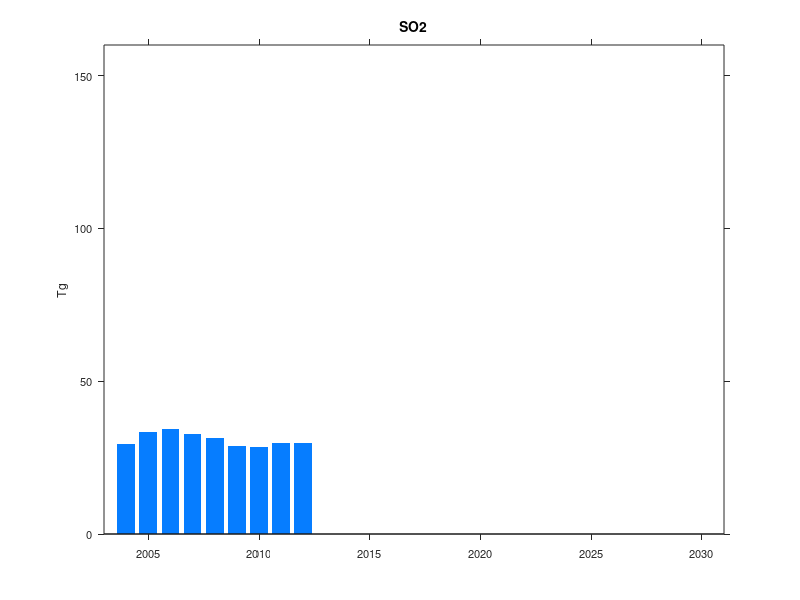
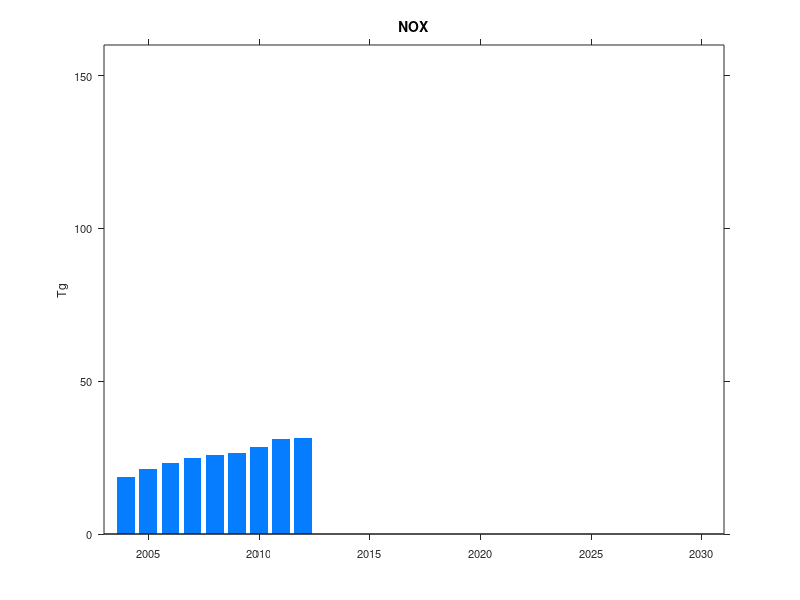
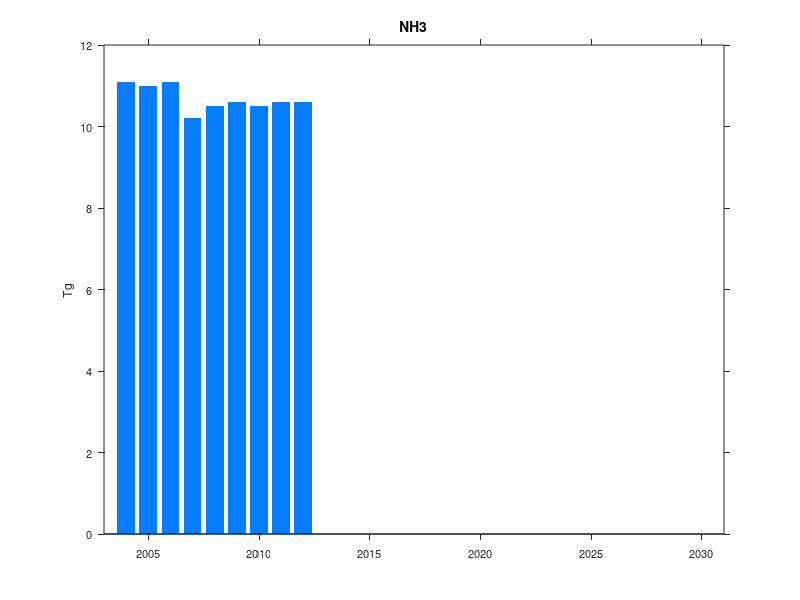
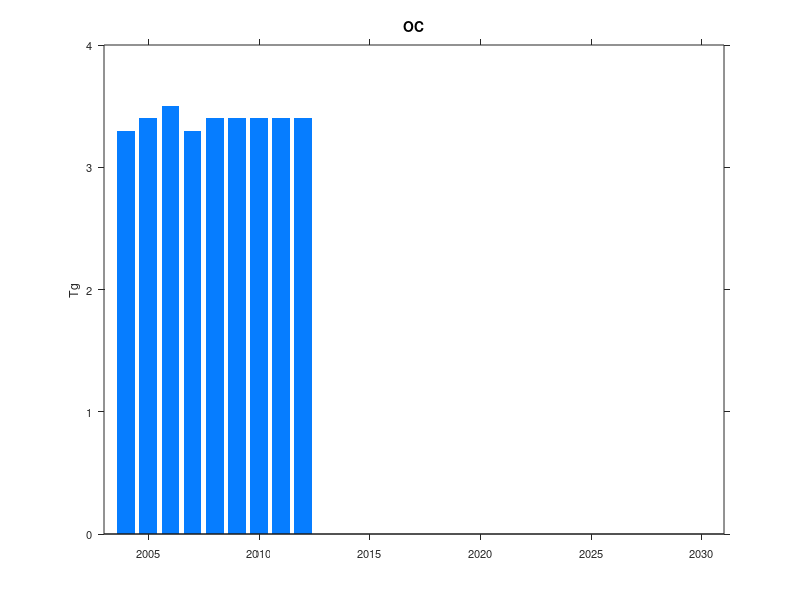

Recreate these plots in MATLAB, in order. (Note: this script raises an error after producing the figures.)
clear all
close all
clc

r = {'BJ','TJ','HE','SX','SD','NM','LN','JL','HL','SH','JS','ZJ','AH','FJ','HA','HB','HN','JX','SC','CQ','SN','GS','QH','NX','XJ','GD','GX','YN','GZ','HI'};


%% data from Geng (AGU powerpoint)
% G. Geng, Q. Zhang, A. van Donkelaar, R. V. Martin, and K. He, "Time 
% series of satellite-based fine particulate matter (PM2.5) concentrations 
% over China: 2004-2012," in AGU annual meeting, 2013.

yr_geng = 2004:2012;
SO2_geng = [29.5 33.5 34.3 32.6 31.3 28.9 28.5 29.8 29.7];
NOX_geng = [18.5 21.2 23.1 25 26 26.5 28.5 31 31.5];
NH3_geng = [11.1 	11.0 	11.1 	10.2 	10.5 	10.6 	10.5 	10.6 	10.6];
OC_geng = [3.3 	3.4 	3.5 	3.3 	3.4 	3.4 	3.4 	3.4 	3.4];
BC_geng = [1.6 	1.7 	1.8 	1.7 	1.8 	1.8 	1.8 	1.8 	1.8];


figure(1); clf;
bar(yr_geng, SO2_geng, 'facec', [6 125 255]/255, 'edge', 'none');
set(gca, 'fontsize', 8);
ylim([0 160]);
xlim([2003 2031]);
set(gca, 'xtick', [2005 2010:5:2030]);
set(gca, 'tickdir', 'out');
title('SO2', 'fontsize', 10);
ylabel('Tg');
set(gcf, 'unit', 'inch', 'pos', [0.3646    5.9167    4.0000    3.0000]);

figure(2); clf;
bar(yr_geng, NOX_geng, 'facec', [6 125 255]/255, 'edge', 'none');
set(gca, 'fontsize', 8);
ylim([0 160]);
xlim([2003 2031]);
set(gca, 'xtick', [2005 2010:5:2030]);
set(gca, 'tickdir', 'out');
title('NOX', 'fontsize', 10);
ylabel('Tg');
set(gcf, 'unit', 'inch', 'pos', [4.5833    5.9167    4.0000    3.0000]);

figure(3); clf;
bar(yr_geng, NH3_geng, 'facec', [6 125 255]/255, 'edge', 'none');
set(gca, 'fontsize', 8);
ylim([0 12]);
xlim([2003 2031]);
set(gca, 'xtick', [2005 2010:5:2030]);
set(gca, 'tickdir', 'out');
title('NH3', 'fontsize', 10);
ylabel('Tg');
set(gcf, 'unit', 'inch', 'pos', [0.3646    1.9479    4.0000    3.0000]);

figure(4); clf;
bar(yr_geng, OC_geng, 'facec', [6 125 255]/255, 'edge', 'none');
set(gca, 'fontsize', 8);
ylim([0 4]);
xlim([2003 2031]);
set(gca, 'xtick', [2005 2010:5:2030]);
set(gca, 'tickdir', 'out');
title('OC', 'fontsize', 10);
ylabel('Tg');
set(gcf, 'unit', 'inch', 'pos', [4.5833    1.9479    4.0000    3.0000]);

figure(5); clf;
bar(yr_geng, BC_geng, 'facec', [6 125 255]/255, 'edge', 'none');
set(gca, 'fontsize', 8);
ylim([0 2]);
xlim([2003 2031]);
set(gca, 'xtick', [2005 2010:5:2030]);
set(gca, 'tickdir', 'out');
title('BC', 'fontsize', 10);
ylabel('Tg');
set(gcf, 'unit', 'inch', 'pos', [8.7917    1.9479    4.0000    3.0000]);



%% Emissions in CREM
yr = [2007, 2010:5:2030];

gdx_filename = 'result_urban_exo.gdx';
[urban, urban_id] = getgdx(gdx_filename, 'urban');
SO2 = squeeze(urban(strcmp('SO2', urban_id{1}),:,:,:));
SO2_r = squeeze(sum(SO2,2));
SO2_n = sum(SO2_r);
NOX = squeeze(urban(strcmp('NOX', urban_id{1}),:,:,:));
NOX_r = squeeze(sum(NOX,2));
NOX_n = sum(NOX_r);

[egyreport2, egyreport2_id] = getgdx(gdx_filename, 'egyreport2');
col_consumption = squeeze(egyreport2(1,:,strcmp('COL', egyreport2_id{3}),1:30));
col_consumption_n = sum(col_consumption,2);
[report, report_id] = getgdx(gdx_filename, 'report');
egycons = squeeze(report(strcmp('egycons', report_id{1}),:,1:30));
egycons_n = sum(egycons,2);
col_share_n = col_consumption_n./egycons_n;

figure(1); hold on;
plot(yr, SO2_n, 'r^-', 'markersize', 5);

figure(2); hold on;
plot(yr, NOX_n, 'r^-', 'markersize', 5);

figure(3); hold on;
plot(yr, col_consumption_n/1e3, 'r^-', 'markersize', 5);

figure(4); hold on;
plot(yr, col_share_n, 'r^-', 'markersize', 5);


% ==============================
gdx_filename = 'result_egyint_n.gdx';
[urban, urban_id] = getgdx(gdx_filename, 'urban');
SO2 = squeeze(urban(strcmp('SO2', urban_id{1}),:,:,:));
SO2_r = squeeze(sum(SO2,2));
SO2_n = sum(SO2_r);
NOX = squeeze(urban(strcmp('NOX', urban_id{1}),:,:,:));
NOX_r = squeeze(sum(NOX,2));
NOX_n = sum(NOX_r);

[egyreport2, egyreport2_id] = getgdx(gdx_filename, 'egyreport2');
col_consumption = squeeze(egyreport2(1,:,strcmp('COL', egyreport2_id{3}),1:30));
col_consumption_n = sum(col_consumption,2);
[report, report_id] = getgdx(gdx_filename, 'report');
egycons = squeeze(report(strcmp('egycons', report_id{1}),:,1:30));
egycons_n = sum(egycons,2);
col_share_n = col_consumption_n./egycons_n;

figure(1); hold on;
plot(yr, SO2_n, 'go-', 'markersize', 5);
legend('Emission Inventory (Gung et al.)', 'CREM Baseline (No Policy)', 'CREM w/ exponential deay EF (No Policy)', 'CREM w/ exponential deay EF & Policy', 2)
% my_gridline; export_fig SO2_compare;

figure(2); hold on;
plot(yr, NOX_n, 'go-', 'markersize', 5);
legend('Emission Inventory (Gung et al.)', 'CREM Baseline (No Policy)', 'CREM w/ exponential decay EF (No Policy)', 'CREM w/ exponential decay EF & Policy', 2)
% my_gridline; export_fig NOX_compare;

figure(3); hold on;
plot(yr, col_consumption_n/1e3, 'go-', 'markersize', 5);

figure(4); hold on;
plot(yr, col_share_n, 'go-', 'markersize', 5);


%% SO2 in ELE sector
yr = [2007, 2010:5:2030];
[urban, urban_id] = getgdx('result_default_new.gdx', 'urban');
SO2 = squeeze(urban(strcmp('SO2', urban_id{1}),:,:,:));
SO2_r = squeeze(sum(SO2,2));
SO2_n = sum(SO2_r);

SO2_ele = squeeze(SO2(:,strcmp('ELE',urban_id{3}),:)); % [30]x[6]
SO2_ele_n = sum(SO2_ele);

figure(5); clf;
bar(yr, [SO2_n-SO2_ele_n;SO2_ele_n]', 'stacked');
axis([2005 2032 0 160]);
set(gca, 'ygrid', 'on');
set(gca, 'fontsize', 8);
ylabel('SO2 (Tg)');
legend('Other Sectors', 'Electricity', 2);
set(gcf, 'unit', 'inch', 'pos', [8.8750    5.9167    4.0000    3.0000]);

oth_SO2 = SO2_n-SO2_ele_n;
oth_growth = oth_SO2(2:end)./oth_SO2(1:end-1)


%% Provincial SO2 in 2010
figure(6); clf; % only 2010
plot(1:30, SO2_r(:,2), 'kx-');

set(gca, 'fontsize', 8);
xlim([0.4 30.6]);
ylabel('SO2 in 2010 (Tg)');
set(gca, 'xtick', 1:30, 'xticklabel', r);
set(gca, 'tickdir', 'out');
set(gca, 'ticklength', [0.005 0.005]);
set(gcf, 'units', 'inch', 'pos', [8.9375    2.2188    9.35    2]);
set(gca, 'pos', [0.0569    0.1023    0.9263    0.7883]);

% Y. Zhao, J. Zhang and C. P. Nielsen, "The effects of recent control 
% policies on trends in emissions of anthropogenic atmospheric pollutants 
% and CO2 in China," Atmos. Chem. Phys., vol. 13, pp. 487-508, 2013.
data_zhao = [
% SO2     NOx, Tg (tera gram)
0.187	0.309
0.351	0.592
1.942	1.996
1.66	1.237
3.199	2.589
1.304	1.244
1.188	1.334
0.356	0.583
0.309	0.759
0.691	0.911
1.341	1.877
0.909	1.324
0.803	1.177
0.486	0.761
1.402	1.866
1.24	1.102
1.036	0.956
0.633	0.574
1.813	1.074
1.148	0.485
0.926	0.699
0.409	0.378
0.036	0.093
0.303	0.276
0.46	0.455
1.112	1.824
0.738	0.707
0.616	0.73
1.075	0.751
0.038	0.127
];

hold on;
plot(1:30, data_zhao(:,1), 'b-s', 'markersize', 4, 'markerf', 'b');
legend('CREM Baseline', 'Zhao et al.');

